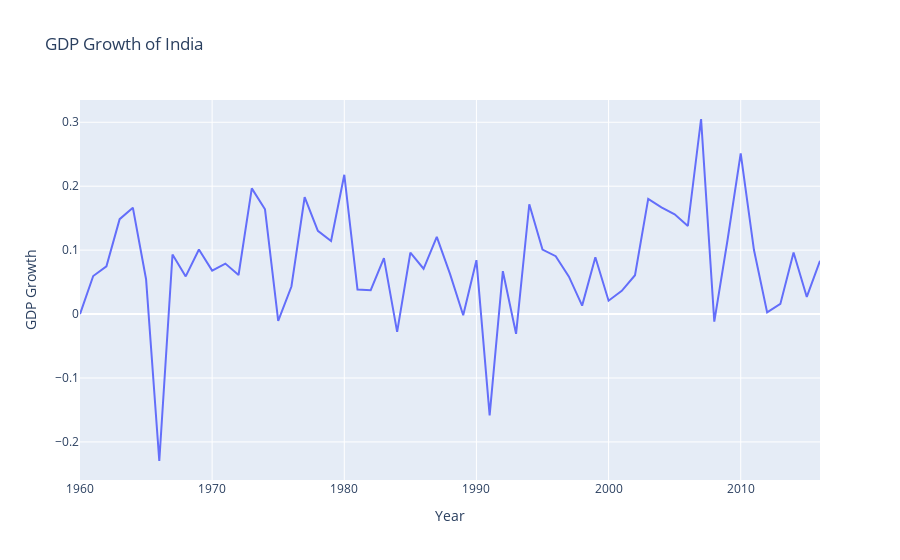

Source (notebook cell):
### Code cell
Display_GDP_Growth_Of_Country('India')

### Figure 1 — Plotly figure (JSON) as saved in the notebook; plotly's stock layout.template omitted (floating-point values rounded to 4 significant figures)
{"data": [{"hovertemplate": "Year=%{x}<br>GDP Growth=%{y}<extra></extra>", "legendgroup": "", "line": {"color": "#636efa", "dash": "solid"}, "marker": {"symbol": "circle"}, "mode": "lines", "name": "", "orientation": "v", "showlegend": false, "type": "scatter", "x": [1960, 1961, 1962, 1963, 1964, 1965, 1966, 1967, 1968, 1969, 1970, 1971, 1972, 1973, 1974, 1975, 1976, 1977, 1978, 1979, 1980, 1981, 1982, 1983, 1984, 1985, 1986, 1987, 1988, 1989, 1990, 1991, 1992, 1993, 1994, 1995, 1996, 1997, 1998, 1999, 2000, 2001, 2002, 2003, 2004, 2005, 2006, 2007, 2008, 2009, 2010, 2011, 2012, 2013, 2014, 2015, 2016], "xaxis": "x", "y": [0, 0.05948, 0.07466, 0.1485, 0.1664, 0.05444, -0.2299, 0.09309, 0.05885, 0.101, 0.068, 0.07895, 0.06106, 0.1966, 0.1638, -0.01058, 0.0431, 0.1827, 0.1302, 0.1143, 0.2179, 0.03846, 0.03734, 0.08742, -0.02797, 0.09594, 0.07085, 0.1207, 0.06292, -0.001843, 0.08423, -0.1585, 0.06702, -0.03092, 0.1718, 0.1009, 0.09053, 0.05846, 0.01319, 0.08893, 0.02087, 0.03639, 0.06076, 0.1801, 0.1669, 0.1561, 0.1377, 0.3051, -0.01179, 0.1154, 0.2513, 0.1005, 0.002517, 0.01591, 0.09623, 0.02676, 0.08322], "yaxis": "y"}], "layout": {"legend": {"tracegroupgap": 0}, "title": {"text": "GDP Growth of India"}, "xaxis": {"anchor": "y", "domain": [0, 1], "title": {"text": "Year"}}, "yaxis": {"anchor": "x", "domain": [0, 1], "title": {"text": "GDP Growth"}}}}
